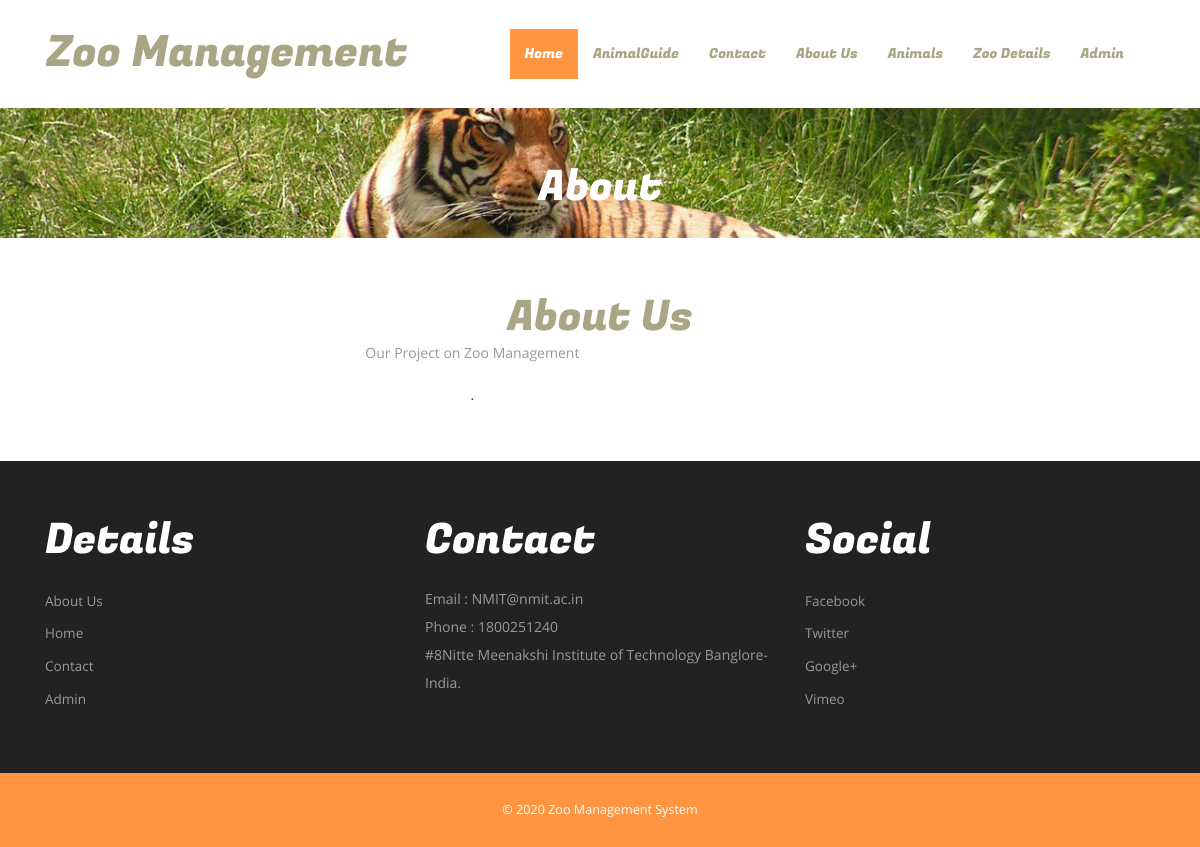
Page /about.php on the committed database.
### tables this page shows
CREATE TABLE `tblpage` (
  `ID` int(10) NOT NULL,
  `PageType` varchar(200) DEFAULT NULL,
  `PageTitle` varchar(200) DEFAULT NULL,
  `PageDescription` mediumtext DEFAULT NULL,
  `Email` varchar(200) DEFAULT NULL,
  `MobileNumber` bigint(10) DEFAULT NULL,
  `UpdationDate` timestamp NULL DEFAULT NULL ON UPDATE current_timestamp()
);

### about.php (the view, shortened to what this page needs)
<?php
include('includes/dbconnection.php');
?>
<!DOCTYPE HTML>
<html>
<head>
<link href="css/bootstrap.css" rel="stylesheet" type="text/css" media="all">
<link href="css/style.css" rel="stylesheet" type="text/css" media="all" />
</head>
<body>
		<?php include_once('includes/header.php');?>
		<div class="banner-header">
			<div class="container">
				<h2>about</h2>
			</div>
			</div>
	<div class="content">
			<div class="advantages">
					<div class="container">
						<?php
 $query=mysqli_query($con,"select * from  tblpage where PageType='aboutus'");
 while ($row=mysqli_fetch_array($query)) {
 ?>
						<div class="advantages-grids">
							<div class="col-md-12 advantage-grid">
								<div class="advantage">
								<h3><?php  echo $row['PageTitle'];?></h3>
								<div class="right-grid">
									<p><?php  echo $row['PageDescription'];?>.</p>
								</div>
							<div class="clearfix"></div>
							</div>
							</div>
								<div class="clearfix"></div>
							</div>
						</div><?php } ?>
					</div>
			 <?php include_once('includes/special.php');?>
			</div>
			<?php include_once('includes/footer.php');?>
</body>
</html>

### includes/special.php
<div class="specials-section">
					<div class="container">
						<div class="specials-grids">
							<div class="col-md-4 specials1">
								<h3> details</h3>
								<ul>
									<li><a href="about.php">About Us</a></li>
									<li><a href="index.php">Home</a></li>
									<li><a href="contact.php">Contact</a></li>
									<li><a href="admin/index.php">Admin</a></li>
								</ul>
							</div>
							<div class="col-md-4 specials1">
								<h3>contact</h3>
								<?php
 $query=mysqli_query($con,"select * from  tblpage where PageType='contactus'");
 while ($row=mysqli_fetch_array($query)) {
 ?>
								<address>
									<p>Email : <?php  echo $row['Email'];?></p>
								 <p>Phone : <?php  echo $row['MobileNumber'];?></p>
								 <p><?php  echo $row['PageDescription'];?></p>
								</address><?php } ?>
							</div>
							<div class="col-md-4 specials1">
								<h3>social</h3>
								<ul>
									<li><a href="#">facebook</a></li>
									<li><a href="#">twitter</a></li>
									<li><a href="#">google+</a></li>
									<li><a href="#">vimeo</a></li>
								</ul>
							</div>
							<div class="clearfix"></div>
						</div>
					</div>
				</div>

### css/style.css (style rules this page uses)
body a { transition:0.5s all; -webkit-transition:0.5s all; -moz-transition:0.5s all; -o-transition:0.5s all; -ms-transition:0.5s all; }
h1,h2,h3,h4,h5,h6 { padding:0 0; margin:0 0; }
p { padding:0 0; margin:0 0; }
ul { padding:0 0; margin:0 0; }
body { padding:0 0; margin:0 0; font-family: 'OpenSans-Regular' }
.specials-section { padding: 4em 0; background: #222; }
.specials-section h3 { font-size: 3em; text-transform: capitalize; font-family: 'FugazOne-Regular'; color: #fff; margin-bottom: 0.5em; }
.specials1 p { font-size: 1em; line-height: 2em; color: #999; }
.specials1 ul li { list-style-type: none; padding: 0.3em 0; }
.specials1 ul li a { font-size: 0.965em; text-decoration: none; line-height: 1.8em; color: #999; list-style: none; text-transform: capitalize; }
.banner-header { background: url("../images/banner1.jpg")no-repeat 0px 0px; background-size: cover; min-height: 140px; text-align:center; padding: 4em 0 0; }
.banner-header h2 { font-size: 3em; text-transform: capitalize; font-family: 'FugazOne-Regular'; color: #fff; }
.advantages { text-align: center; padding: 1em 0 4em; }
.right-grid { float: left; width: 77%; }
.advantages h3 { font-size: 3em; text-transform: capitalize; font-family: 'FugazOne-Regular'; text-align:center; color: #a9a685; }
.advantages-grids { margin-top: 3em; }
.right-grid p { font-size: 1em; color: #999; line-height: 1.8em; }
@media (max-width:1440px) { .banner-header { min-height: 130px; } }

### rows in the picture
tblpage: PageTitle "About Us", PageDescription "Our Project on Zoo Management"
tblpage: Email "NMIT@nmit.ac.in", MobileNumber "1800251240", PageDescription "#8Nitte Meenakshi Institute of Technology Banglore-India."
